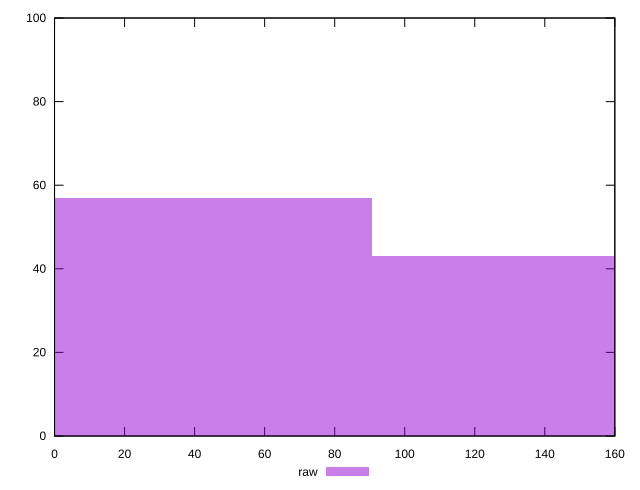

gnuplot code for this plot:
reset

$raw <<EOF
0 57
181.05819157190712 43
EOF

set key outside below
set boxwidth 181.05819157190712
set xrange [0:160]
set yrange [0:100]
set trange [0:100]
set style fill transparent solid 0.5 noborder
set terminal svg size 640, 490 enhanced background rgb 'white'
set output "report_0_00242021-02-20T12:25:28.543Z/unused-css-rules/samples/pages+cached/raw/histogram.svg"

plot $raw title "raw" with boxes

reset
